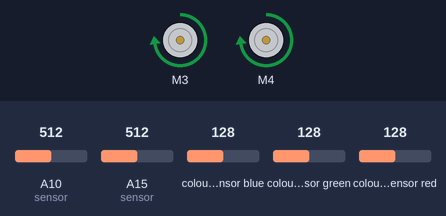
The sketch below on a simulated Arduino Mega 2560, built with avr-gcc and run on an emulated ATmega2560. Shown: 2 × DC motor (green arrow = forward, orange = backward, longer = faster). Wiring (inferred from the names in the program): 2 × TCS3200 colour sensor: output pin 39, S2 pin 31, S3 pin 29, S0 pin 26, S1 pin 28 / output pin 50, S2 pin 34, S3 pin 37, S0 pin 40, S1 pin 41. The inputs (shaded band) are chosen by the test bench; at power-on: A10 (sensor) = 512, A15 (sensor) = 512, colour sensor blue 128, colour sensor green 128, colour sensor red 128.

Above: at 1.2 s.
1.3 s: A10 (sensor) set to 30
At 1.6 s:
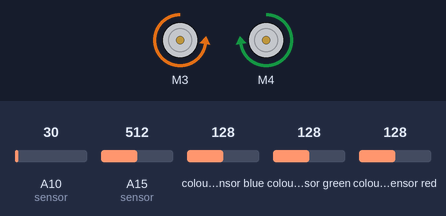
2.8 s: A10 (sensor) set to 306
At 4.0 s:
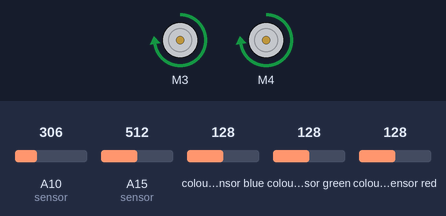
Timing chart, 0 to 5.8 s (numbered marks = the images above; inputs shaded):
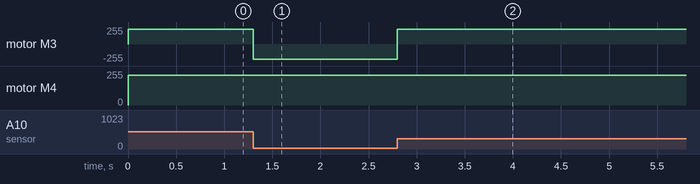

The sketch:

DoisExtremosComVerdeSemBiblioteca.ino
```cpp
#include <AFMotor.h>
AF_DCMotor  motor[] = {3,4}; // 0 é Esquerdo e 1 é Direito

// Pinos de conexão do primeiro sensor TCS320
const int s0_1 = 26;
const int s1_1 = 28;
const int s2_1 = 31;
const int s3_1 = 29;
const int out_1 = 50;

// Pinos de conexão do segundo sensor TCS320
const int s0_2 = 40;
const int s1_2 = 41;
const int s2_2 = 34;
const int s3_2 = 37;
const int out_2 = 39;//

// Definindo as variáveis de cada cor do sesor 1
int vermelhoS1 = 0;
int verdeS1 = 0;
int azulS1 = 0;
// Definindo as variáveis de cada cor do sensor 2
int vermelhoS2 = 0;
int verdeS2 = 0;
int azulS2 = 0;


void setup()
{
  //Seta a velocidade inicial do motor
    motor[0].setSpeed(225); // Motor Esquerdo
    motor[1].setSpeed(225); // Motor Direita

  Serial.begin(9600); // Chama o Monitor Serial

  pinMode(2, INPUT);

    //colocando as entradas do sensor 1 como output ou input
  pinMode(s0_1, OUTPUT);
  pinMode(s1_1, OUTPUT);
  pinMode(s2_1, OUTPUT);
  pinMode(s3_1, OUTPUT);
  pinMode(out_1, INPUT);

  //colocando as entradas do sensor 2 como output ou input
  pinMode(s0_2, OUTPUT);
  pinMode(s1_2, OUTPUT);
  pinMode(s2_2, OUTPUT);
  pinMode(s3_2, OUTPUT);
  pinMode(out_2, INPUT);

  digitalWrite(s0_1, HIGH);
  digitalWrite(s1_1, LOW);

  digitalWrite(s0_2, HIGH);
  digitalWrite(s1_2, LOW);
}

void loop()
{
  color();

  int leftSensor = analogRead(A15); //sensor esquerdo
  int rightSensor = analogRead(A10); //sensor direito
  int valorSensor = 100;
  int valorSensorEsq = 100;

  if (leftSensor < valorSensorEsq && rightSensor < valorSensor) { // Seguidor de Linha
    motor[0].run(FORWARD);
    motor[1].run(FORWARD);
  } else if (leftSensor > valorSensorEsq && rightSensor < valorSensor) { //
    motor[0].run(BACKWARD);
    motor[1].run(FORWARD);
  } else if (leftSensor < valorSensorEsq && rightSensor > valorSensor) {
    motor[0].run(FORWARD);
    motor[1].run(BACKWARD);
  } else if (leftSensor > valorSensorEsq && rightSensor > valorSensor) {
    motor[0].run(FORWARD);
    motor[1].run(FORWARD);
  } else if (vermelhoS1 > 150 && vermelhoS1 < 190 && azulS1 > 15 && azulS1 < 170 && verdeS1 > 130 && verdeS1 < 180) {
    void EsquerdaVerde();
  } else if (vermelhoS2 > 150 && vermelhoS2 < 190 && azulS2 > 15 && azulS2 < 170 && verdeS2 > 130 && verdeS2 < 180) {
    void DireitaVerde();
  } else if (verdeS1 > 100 && verdeS2 > 100) {
    void Beco();
  } else {
    motor[0].run(RELEASE);
    motor[1].run(RELEASE);
  }
}

void color() {
  digitalWrite(s2_1, LOW);
  digitalWrite(s3_1, LOW);
  vermelhoS1 = pulseIn(out_1, digitalRead(out_1) == HIGH ? LOW : HIGH);
  digitalWrite(s3_1, HIGH);
  azulS1 = pulseIn(out_1, digitalRead(out_1) == HIGH ? LOW : HIGH);
  digitalWrite(s2_1, HIGH);
  verdeS1 = pulseIn(out_1, digitalRead(out_1) == HIGH ? LOW : HIGH);

  digitalWrite(s2_2, LOW);
  digitalWrite(s3_2, LOW);
  vermelhoS2 = pulseIn(out_2, digitalRead(out_2) == HIGH ? LOW : HIGH);
  digitalWrite(s3_2, HIGH);
  azulS2 = pulseIn(out_2, digitalRead(out_2) == HIGH ? LOW : HIGH);
  digitalWrite(s2_2, HIGH);
  verdeS2 = pulseIn(out_2, digitalRead(out_2) == HIGH ? LOW : HIGH);
}

void EsquerdaVerde() {
    motor[0].run(BACKWARD);
    motor[1].run(FORWARD);
    delay(2300);
}
void DireitaVerde() {
    motor[0].run(FORWARD);
    motor[1].run(BACKWARD);
    delay(2300);
}

void Beco(){
    motor[0].run(FORWARD);
    motor[1].run(BACKWARD);
    delay(3600);
}
```

Measured:
- after the input at 1.3 s, motor M3: forward 225/255 → backward 225/255 at once
- after the input at 2.8 s, motor M3: backward 225/255 → forward 225/255 at once
